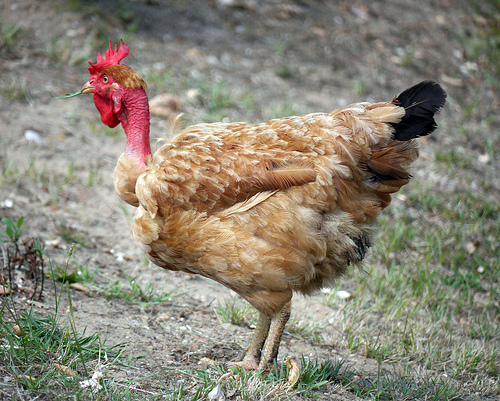
#> input picture 第三次模拟/图像处理/Imagedata/images/n01514859/ILSVRC2012_val_00014917.JPEG, 500 x 401 px; its folder holds only this picture in this run; the run also reads 2 pictures not shown here
$ python '图像处理2.py'
#> lines starting #> are read from the running program, lines starting #| are printed output that depends on the picture
#task-start
import numpy as np
import pandas as pd
import json
import cv2
import os

def img_processor(data_path, dst_size = (224,224)):
    Image_std = [0.229, 0.224, 0.225]
    Image_mean = [0.485, 0.456, 0.406]
    _std = np.array(Image_std).reshape((1,1,3))
    _mean = np.array(Image_mean).reshape((1,1,3))
    image_src = cv2.imread(data_path)
    #TODO
    image = cv2.resize(image_src, (256,256))
    startx = 256//2 - (224//2)
    starty = 256//2 - (224//2)

    image = image[starty: starty+224, startx:startx+224]

    image = (image - _mean) / _std


    return image_src, image, (startx,starty)


def simple_generator(data_list, json_file, dst_size = (224, 224)):
    with open(json_file, 'r') as f:
        data = json.load(f)
    folder_map = {v[0]: (int(k), v[1]) for k,v in data.items()}

    for img_path in data_list:
        image_src, image, (startx,starty) = img_processor(img_path, dst_size)
        label = folder_map[img_path.split('/')[-2]]
        yield image_src, image, label, (startx,starty)

def main():
    Image_path = 'Imagedata/images'
    Json_path = 'Imagedata/image_class_index.json'

    data_list = []
    for dirname, _, filenames in os.walk(Image_path):
        if os.path.basename(dirname).startswith('n'):
            for filename in filenames:
                data_list.append(os.path.join(dirname, filename))

    # 创建生成器
    generator = simple_generator(data_list, Json_path)

    # 查看示例，检查图像、标签等属性的正确性
    num_samples = 5
    for _ in range(num_samples):
        image_src, image, label, (startx,starty) = next(generator)
        print("SrcImage shape:", image_src.shape)
        print("Image shape:", image.shape)
        print("Label:", label)
        print("startx and starty:",(startx,starty))
#> this loop made 5 passes
#> label on passes 1 to 4: (8, 'hen'), (17, 'jay'), (19, 'chickadee'), (21, 'kite')
#| Label: (8, 'hen')
#| startx and starty: (16, 16)
#| Label: (17, 'jay')
#| startx and starty: (16, 16)
#| Label: (19, 'chickadee')
#| startx and starty: (16, 16)
#| Label: (21, 'kite')
#| startx and starty: (16, 16)
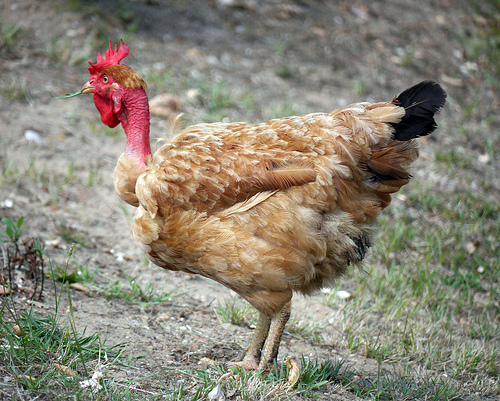
#> input picture 第三次模拟/图像处理/Imagedata/images/n01514859/ILSVRC2012_val_00014917.JPEG, 500 x 401 px
#> pass 1, in img_processor, `image = cv2.resize(image_src, (256,256))`:
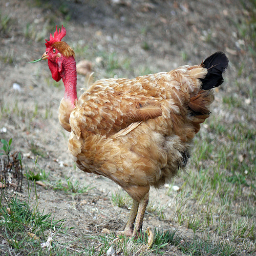
#> image: shape (256, 256, 3); mean B, G, R 117.2, 132.5, 137.6
#> pass 1, in img_processor, `image = image[starty: starty+224, startx:startx+224]`:
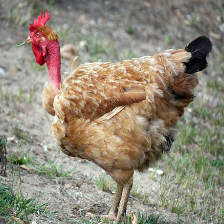
#> image: shape (224, 224, 3); mean B, G, R 120.7, 137.2, 145.5
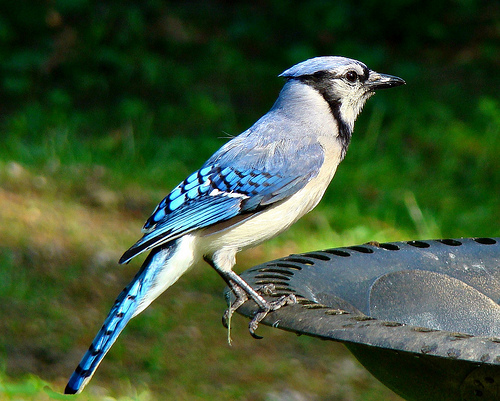
#> input picture 第三次模拟/图像处理/Imagedata/images/n01580077/ILSVRC2012_val_00043995.JPEG, 500 x 401 px
#> pass 2, in img_processor (call 2), `image = cv2.resize(image_src, (256,256))`:
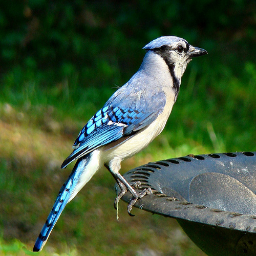
#> image: shape (256, 256, 3); mean B, G, R 54, 84.5, 63.7

if __name__ == '__main__':
#> (the run stopped early here; a loop or call above may not have finished)
